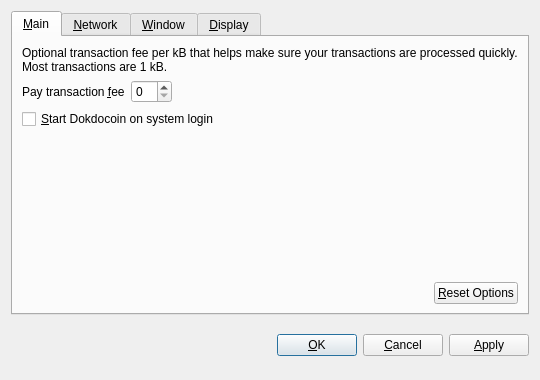
<?xml version="1.0" encoding="UTF-8"?>
<ui version="4.0">
 <class>OptionsDialog</class>
 <widget class="QDialog" name="OptionsDialog">
  <property name="geometry">
   <rect>
    <x>0</x>
    <y>0</y>
    <width>540</width>
    <height>380</height>
   </rect>
  </property>
  <property name="windowTitle">
   <string>Options</string>
  </property>
  <property name="modal">
   <bool>true</bool>
  </property>
  <layout class="QVBoxLayout" name="verticalLayout">
   <item>
    <widget class="QTabWidget" name="tabWidget">
     <property name="tabPosition">
      <enum>QTabWidget::North</enum>
     </property>
     <property name="currentIndex">
      <number>0</number>
     </property>
     <widget class="QWidget" name="tabMain">
      <attribute name="title">
       <string>&amp;Main</string>
      </attribute>
      <layout class="QVBoxLayout" name="verticalLayout_Main">
       <item>
        <widget class="QLabel" name="transactionFeeInfoLabel">
         <property name="text">
          <string>Optional transaction fee per kB that helps make sure your transactions are processed quickly. Most transactions are 1 kB.</string>
         </property>
         <property name="textFormat">
          <enum>Qt::PlainText</enum>
         </property>
         <property name="wordWrap">
          <bool>true</bool>
         </property>
        </widget>
       </item>
       <item>
        <layout class="QHBoxLayout" name="horizontalLayout_1_Main">
         <item>
          <widget class="QLabel" name="transactionFeeLabel">
           <property name="text">
            <string>Pay transaction &amp;fee</string>
           </property>
           <property name="textFormat">
            <enum>Qt::PlainText</enum>
           </property>
           <property name="buddy">
            <cstring>transactionFee</cstring>
           </property>
          </widget>
         </item>
         <item>
          <widget class="BitcoinAmountField" name="transactionFee"/>
         </item>
         <item>
          <spacer name="horizontalSpacer_1_Main">
           <property name="orientation">
            <enum>Qt::Horizontal</enum>
           </property>
           <property name="sizeHint" stdset="0">
            <size>
             <width>40</width>
             <height>20</height>
            </size>
           </property>
          </spacer>
         </item>
        </layout>
       </item>
       <item>
        <widget class="QCheckBox" name="bitcoinAtStartup">
         <property name="toolTip">
          <string>Automatically start Dokdocoin after logging in to the system.</string>
         </property>
         <property name="text">
          <string>&amp;Start Dokdocoin on system login</string>
         </property>
        </widget>
       </item>
       <item>
        <spacer name="verticalSpacer_Main">
         <property name="orientation">
          <enum>Qt::Vertical</enum>
         </property>
         <property name="sizeHint" stdset="0">
          <size>
           <width>20</width>
           <height>40</height>
          </size>
         </property>
        </spacer>
       </item>
       <item>
        <layout class="QHBoxLayout" name="horizontalLayout_2_Main">
         <item>
          <spacer name="horizontalSpacer_2_Main">
           <property name="orientation">
            <enum>Qt::Horizontal</enum>
           </property>
           <property name="sizeHint" stdset="0">
            <size>
             <width>40</width>
             <height>20</height>
            </size>
           </property>
          </spacer>
         </item>
         <item>
          <widget class="QPushButton" name="resetButton">
           <property name="toolTip">
            <string>Reset all client options to default.</string>
           </property>
           <property name="text">
            <string>&amp;Reset Options</string>
           </property>
           <property name="autoDefault">
            <bool>false</bool>
           </property>
          </widget>
         </item>
        </layout>
       </item>
      </layout>
     </widget>
     <widget class="QWidget" name="tabNetwork">
      <attribute name="title">
       <string>&amp;Network</string>
      </attribute>
      <layout class="QVBoxLayout" name="verticalLayout_Network">
       <item>
        <widget class="QCheckBox" name="mapPortUpnp">
         <property name="toolTip">
          <string>Automatically open the Dokdocoin client port on the router. This only works when your router supports UPnP and it is enabled.</string>
         </property>
         <property name="text">
          <string>Map port using &amp;UPnP</string>
         </property>
        </widget>
       </item>
       <item>
        <widget class="QCheckBox" name="connectSocks">
         <property name="toolTip">
          <string>Connect to the Dokdocoin network through a SOCKS proxy (e.g. when connecting through Tor).</string>
         </property>
         <property name="text">
          <string>&amp;Connect through SOCKS proxy:</string>
         </property>
        </widget>
       </item>
       <item>
        <layout class="QHBoxLayout" name="horizontalLayout_Network">
         <item>
          <widget class="QLabel" name="proxyIpLabel">
           <property name="text">
            <string>Proxy &amp;IP:</string>
           </property>
           <property name="textFormat">
            <enum>Qt::PlainText</enum>
           </property>
           <property name="buddy">
            <cstring>proxyIp</cstring>
           </property>
          </widget>
         </item>
         <item>
          <widget class="QValidatedLineEdit" name="proxyIp">
           <property name="maximumSize">
            <size>
             <width>140</width>
             <height>16777215</height>
            </size>
           </property>
           <property name="toolTip">
            <string>IP address of the proxy (e.g. 127.0.0.1)</string>
           </property>
          </widget>
         </item>
         <item>
          <widget class="QLabel" name="proxyPortLabel">
           <property name="text">
            <string>&amp;Port:</string>
           </property>
           <property name="textFormat">
            <enum>Qt::PlainText</enum>
           </property>
           <property name="buddy">
            <cstring>proxyPort</cstring>
           </property>
          </widget>
         </item>
         <item>
          <widget class="QLineEdit" name="proxyPort">
           <property name="maximumSize">
            <size>
             <width>55</width>
             <height>16777215</height>
            </size>
           </property>
           <property name="toolTip">
            <string>Port of the proxy (e.g. 9050)</string>
           </property>
          </widget>
         </item>
         <item>
          <widget class="QLabel" name="socksVersionLabel">
           <property name="text">
            <string>SOCKS &amp;Version:</string>
           </property>
           <property name="textFormat">
            <enum>Qt::PlainText</enum>
           </property>
           <property name="buddy">
            <cstring>socksVersion</cstring>
           </property>
          </widget>
         </item>
         <item>
          <widget class="QValueComboBox" name="socksVersion">
           <property name="toolTip">
            <string>SOCKS version of the proxy (e.g. 5)</string>
           </property>
          </widget>
         </item>
         <item>
          <spacer name="horizontalSpacer_Network">
           <property name="orientation">
            <enum>Qt::Horizontal</enum>
           </property>
           <property name="sizeHint" stdset="0">
            <size>
             <width>40</width>
             <height>20</height>
            </size>
           </property>
          </spacer>
         </item>
        </layout>
       </item>
       <item>
        <spacer name="verticalSpacer_Network">
         <property name="orientation">
          <enum>Qt::Vertical</enum>
         </property>
         <property name="sizeHint" stdset="0">
          <size>
           <width>20</width>
           <height>40</height>
          </size>
         </property>
        </spacer>
       </item>
      </layout>
     </widget>
     <widget class="QWidget" name="tabWindow">
      <attribute name="title">
       <string>&amp;Window</string>
      </attribute>
      <layout class="QVBoxLayout" name="verticalLayout_Window">
       <item>
        <widget class="QCheckBox" name="minimizeToTray">
         <property name="toolTip">
          <string>Show only a tray icon after minimizing the window.</string>
         </property>
         <property name="text">
          <string>&amp;Minimize to the tray instead of the taskbar</string>
         </property>
        </widget>
       </item>
       <item>
        <widget class="QCheckBox" name="minimizeOnClose">
         <property name="toolTip">
          <string>Minimize instead of exit the application when the window is closed. When this option is enabled, the application will be closed only after selecting Quit in the menu.</string>
         </property>
         <property name="text">
          <string>M&amp;inimize on close</string>
         </property>
        </widget>
       </item>
       <item>
        <spacer name="verticalSpacer_Window">
         <property name="orientation">
          <enum>Qt::Vertical</enum>
         </property>
         <property name="sizeHint" stdset="0">
          <size>
           <width>20</width>
           <height>40</height>
          </size>
         </property>
        </spacer>
       </item>
      </layout>
     </widget>
     <widget class="QWidget" name="tabDisplay">
      <attribute name="title">
       <string>&amp;Display</string>
      </attribute>
      <layout class="QVBoxLayout" name="verticalLayout_Display">
       <item>
        <layout class="QHBoxLayout" name="horizontalLayout_1_Display">
         <item>
          <widget class="QLabel" name="langLabel">
           <property name="text">
            <string>User Interface &amp;language:</string>
           </property>
           <property name="textFormat">
            <enum>Qt::PlainText</enum>
           </property>
           <property name="buddy">
            <cstring>lang</cstring>
           </property>
          </widget>
         </item>
         <item>
          <widget class="QValueComboBox" name="lang">
           <property name="toolTip">
            <string>The user interface language can be set here. This setting will take effect after restarting Dokdocoin.</string>
           </property>
          </widget>
         </item>
        </layout>
       </item>
       <item>
        <layout class="QHBoxLayout" name="horizontalLayout_2_Display">
         <item>
          <widget class="QLabel" name="unitLabel">
           <property name="text">
            <string>&amp;Unit to show amounts in:</string>
           </property>
           <property name="textFormat">
            <enum>Qt::PlainText</enum>
           </property>
           <property name="buddy">
            <cstring>unit</cstring>
           </property>
          </widget>
         </item>
         <item>
          <widget class="QValueComboBox" name="unit">
           <property name="toolTip">
            <string>Choose the default subdivision unit to show in the interface and when sending coins.</string>
           </property>
          </widget>
         </item>
        </layout>
       </item>
       <item>
        <widget class="QCheckBox" name="displayAddresses">
         <property name="toolTip">
          <string>Whether to show Dokdocoin addresses in the transaction list or not.</string>
         </property>
         <property name="text">
          <string>&amp;Display addresses in transaction list</string>
         </property>
        </widget>
       </item>
       <item>
        <widget class="QCheckBox" name="coinControlFeatures">
         <property name="toolTip">
          <string>Whether to show coin control features or not.</string>
         </property>
         <property name="text">
          <string>Display coin &amp;control features (experts only!)</string>
         </property>
        </widget>
       </item>
       <item>
        <spacer name="verticalSpacer_Display">
         <property name="orientation">
          <enum>Qt::Vertical</enum>
         </property>
         <property name="sizeHint" stdset="0">
          <size>
           <width>20</width>
           <height>40</height>
          </size>
         </property>
        </spacer>
       </item>
      </layout>
     </widget>
    </widget>
   </item>
   <item>
    <layout class="QHBoxLayout" name="horizontalLayout_Buttons">
     <item>
      <spacer name="horizontalSpacer_1">
       <property name="orientation">
        <enum>Qt::Horizontal</enum>
       </property>
       <property name="sizeHint" stdset="0">
        <size>
         <width>40</width>
         <height>48</height>
        </size>
       </property>
      </spacer>
     </item>
     <item>
      <widget class="QLabel" name="statusLabel">
       <property name="font">
        <font>
         <weight>75</weight>
         <bold>true</bold>
        </font>
       </property>
       <property name="text">
        <string/>
       </property>
       <property name="textFormat">
        <enum>Qt::PlainText</enum>
       </property>
       <property name="wordWrap">
        <bool>true</bool>
       </property>
      </widget>
     </item>
     <item>
      <spacer name="horizontalSpacer_2">
       <property name="orientation">
        <enum>Qt::Horizontal</enum>
       </property>
       <property name="sizeHint" stdset="0">
        <size>
         <width>40</width>
         <height>48</height>
        </size>
       </property>
      </spacer>
     </item>
     <item>
      <widget class="QPushButton" name="okButton">
       <property name="text">
        <string>&amp;OK</string>
       </property>
      </widget>
     </item>
     <item>
      <widget class="QPushButton" name="cancelButton">
       <property name="text">
        <string>&amp;Cancel</string>
       </property>
       <property name="autoDefault">
        <bool>false</bool>
       </property>
      </widget>
     </item>
     <item>
      <widget class="QPushButton" name="applyButton">
       <property name="text">
        <string>&amp;Apply</string>
       </property>
       <property name="autoDefault">
        <bool>false</bool>
       </property>
      </widget>
     </item>
    </layout>
   </item>
  </layout>
 </widget>
 <customwidgets>
  <customwidget>
   <class>BitcoinAmountField</class>
   <extends>QSpinBox</extends>
   <header>bitcoinamountfield.h</header>
  </customwidget>
  <customwidget>
   <class>QValueComboBox</class>
   <extends>QComboBox</extends>
   <header>qvaluecombobox.h</header>
  </customwidget>
  <customwidget>
   <class>QValidatedLineEdit</class>
   <extends>QLineEdit</extends>
   <header>qvalidatedlineedit.h</header>
  </customwidget>
 </customwidgets>
 <resources/>
 <connections/>
</ui>
